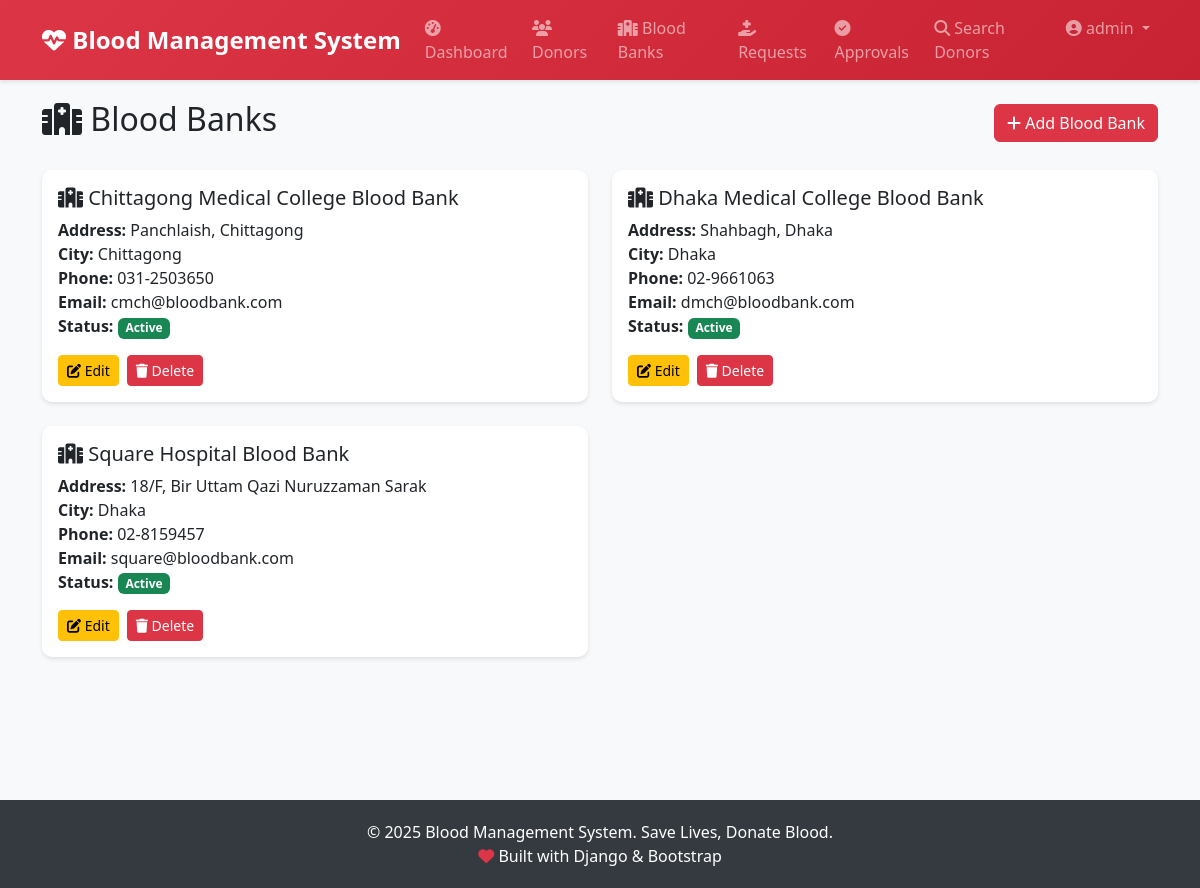
Page /blood-banks/ (signed in) on the committed database.
### accounts/models.py (models this page shows, shortened)
class User(AbstractUser):
    USER_TYPE_CHOICES = (
        ('admin', 'Admin'),
        ('donor', 'Donor'),
    )
    user_type = models.CharField(max_length=10, choices=USER_TYPE_CHOICES, default='donor')
    phone_number = models.CharField(max_length=15, blank=True)
    email = models.EmailField(unique=True)
    class Meta:
        db_table = 'users'
        verbose_name = 'User'
        verbose_name_plural = 'Users'

### blood_banks/models.py (models this page shows, shortened)
class BloodBank(models.Model):
    name = models.CharField(max_length=200)
    address = models.TextField()
    city = models.CharField(max_length=100)
    state = models.CharField(max_length=100, blank=True)
    zip_code = models.CharField(max_length=10, blank=True)
    phone_number = models.CharField(max_length=15)
    email = models.EmailField()
    is_active = models.BooleanField(default=True)
    created_at = models.DateTimeField(auto_now_add=True)
    updated_at = models.DateTimeField(auto_now=True)
    class Meta:
        db_table = 'blood_banks'
        verbose_name = 'Blood Bank'
        verbose_name_plural = 'Blood Banks'
        ordering = ['name']

### blood_banks/views.py (the view)
# urls.py: path('blood-banks/', views.blood_bank_list, name='blood_bank_list'),
@login_required
def blood_bank_list(request):
    if request.user.user_type != 'admin':
        blood_banks = BloodBank.objects.filter(is_active=True)
    else:
        blood_banks = BloodBank.objects.all()
    return render(request, 'blood_banks/blood_bank_list.html', {'blood_banks': blood_banks})

### templates/blood_banks/blood_bank_list.html (shortened to what this page needs)
{% extends 'base.html' %}
{% block content %}
<div class="row mb-4">
    <div class="col-12 d-flex justify-content-between align-items-center">
        <h2><i class="fas fa-hospital"></i> Blood Banks</h2>
        {% if user.user_type == 'admin' %}
        <a href="{% url 'blood_bank_create' %}" class="btn btn-danger">
            <i class="fas fa-plus"></i> Add Blood Bank
        </a>
        {% endif %}
    </div>
</div>
{% if blood_banks %}
<div class="row">
    {% for bank in blood_banks %}
    <div class="col-md-6 mb-4">
        <div class="card">
            <div class="card-body">
                <h5 class="card-title"><i class="fas fa-hospital"></i> {{ bank.name }}</h5>
                <p class="card-text">
                    <strong>Address:</strong> {{ bank.address }}<br>
                    <strong>City:</strong> {{ bank.city }}<br>
                    <strong>Phone:</strong> {{ bank.phone_number }}<br>
                    <strong>Email:</strong> {{ bank.email }}<br>
                    <strong>Status:</strong>
                    {% if bank.is_active %}
                        <span class="badge bg-success">Active</span>
                    {% else %}
                        <span class="badge bg-secondary">Inactive</span>
                    {% endif %}
                </p>
                {% if user.user_type == 'admin' %}
                <div class="d-flex gap-2">
                    <a href="{% url 'blood_bank_update' bank.pk %}" class="btn btn-sm btn-warning">
                        <i class="fas fa-edit"></i> Edit
                    </a>
                    <a href="{% url 'blood_bank_delete' bank.pk %}" class="btn btn-sm btn-danger">
                        <i class="fas fa-trash"></i> Delete
                    </a>
                </div>
                {% endif %}
            </div>
        </div>
    </div>
    {% endfor %}
</div>
{% else %}
<div class="alert alert-info">
    <i class="fas fa-info-circle"></i> No blood banks found.
</div>
{% endif %}
{% endblock %}

### templates/base.html (shortened to what this page needs)
<!DOCTYPE html>
<html lang="en">
<head>
    <link href="https://cdn.jsdelivr.net/npm/bootstrap@5.3.0/dist/css/bootstrap.min.css" rel="stylesheet">
    <link rel="stylesheet" href="https://cdnjs.cloudflare.com/ajax/libs/font-awesome/6.4.0/css/all.min.css">
</head>
<body>
    <nav class="navbar navbar-expand-lg navbar-dark">
        <div class="container">
            <a class="navbar-brand" href="{% url 'home' %}">
                <i class="fas fa-heartbeat"></i> Blood Management System
            </a>
            <div class="collapse navbar-collapse" id="navbarNav">
                <ul class="navbar-nav ms-auto">
                    {% if user.is_authenticated %}
                        {% if user.user_type == 'admin' %}
                            <li class="nav-item">
                                <a class="nav-link" href="{% url 'admin_dashboard' %}">
                                    <i class="fas fa-tachometer-alt"></i> Dashboard
                                </a>
                            </li>
                            <li class="nav-item">
                                <a class="nav-link" href="{% url 'admin_donors_list' %}">
                                    <i class="fas fa-users"></i> Donors
                                </a>
                            </li>
                            <li class="nav-item">
                                <a class="nav-link" href="{% url 'blood_bank_list' %}">
                                    <i class="fas fa-hospital"></i> Blood Banks
                                </a>
                            </li>
                            <li class="nav-item">
                                <a class="nav-link" href="{% url 'blood_request_list' %}">
                                    <i class="fas fa-hand-holding-medical"></i> Requests
                                </a>
                            </li>
                            <li class="nav-item">
                                <a class="nav-link" href="{% url 'donation_approval_list' %}">
                                    <i class="fas fa-check-circle"></i> Approvals
                                </a>
                            </li>
                        {% endif %}
                        <li class="nav-item">
                            <a class="nav-link" href="{% url 'donor_search' %}">
                                <i class="fas fa-search"></i> Search Donors
                            </a>
                        </li>
                        <li class="nav-item dropdown">
                            <a class="nav-link dropdown-toggle" href="#" id="navbarDropdown" role="button" data-bs-toggle="dropdown">
                                <i class="fas fa-user-circle"></i> {{ user.username }}
                            </a>
                        </li>
                    {% endif %}
                </ul>
            </div>
        </div>
    </nav>
    <div class="content-wrapper">
        <div class="container">
            {% block content %}{% endblock %}
        </div>
    </div>
    <footer class="footer text-center">
        <div class="container">
            <p class="mb-0">&copy; 2025 Blood Management System. Save Lives, Donate Blood.</p>
            <p class="mb-0">
                <i class="fas fa-heart text-danger"></i> Built with Django & Bootstrap
            </p>
        </div>
    </footer>
</body>
</html>

### templates/base.html (style rules this page uses)
:root { --primary-color: #dc3545; --secondary-color: #6c757d; --success-color: #28a745; --danger-color: #dc3545; }
body { font-family: 'Segoe UI', Tahoma, Geneva, Verdana, sans-serif; background-color: #f8f9fa; }
.navbar { background: linear-gradient(135deg, #dc3545 0%, #c82333 100%); box-shadow: 0 2px 4px rgba(0,0,0,.1); }
.navbar-brand { font-weight: bold; font-size: 1.5rem; }
.navbar-brand i { color: #fff; }
.content-wrapper { min-height: calc(100vh - 120px); padding: 20px 0; }
.card { border: none; border-radius: 10px; box-shadow: 0 2px 4px rgba(0,0,0,.1); transition: transform 0.3s; }
.footer { background-color: #343a40; color: #fff; padding: 20px 0; margin-top: 40px; }

### rows in the picture
User: username "admin"
BloodBank: name "Chittagong Medical College Blood Bank", address "Panchlaish, Chittagong", city "Chittagong", phone_number "031-2503650", email "cmch@bloodbank.com", is_active "Active"
BloodBank: name "Dhaka Medical College Blood Bank", address "Shahbagh, Dhaka", city "Dhaka", phone_number "02-9661063", email "dmch@bloodbank.com", is_active "Active"
BloodBank: name "Square Hospital Blood Bank", address "18/F, Bir Uttam Qazi Nuruzzaman Sarak", city "Dhaka", phone_number "02-8159457", email "square@bloodbank.com", is_active "Active"
